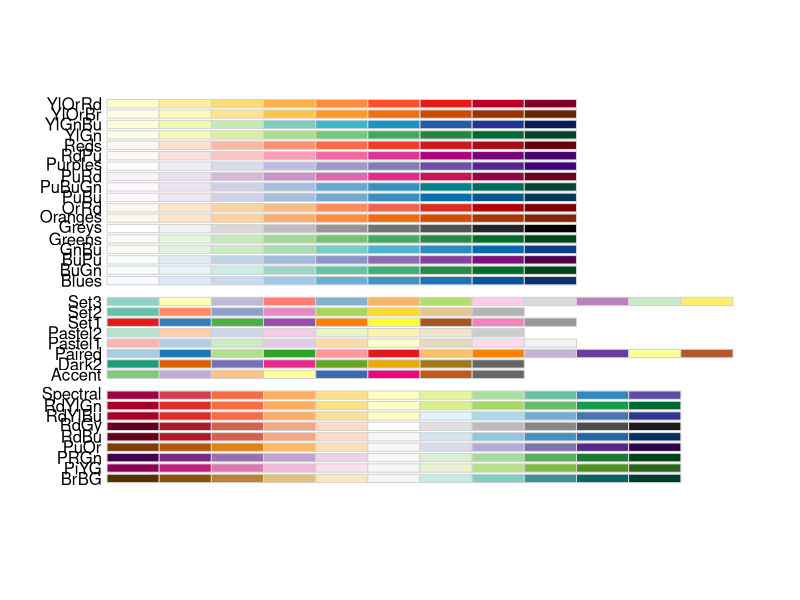
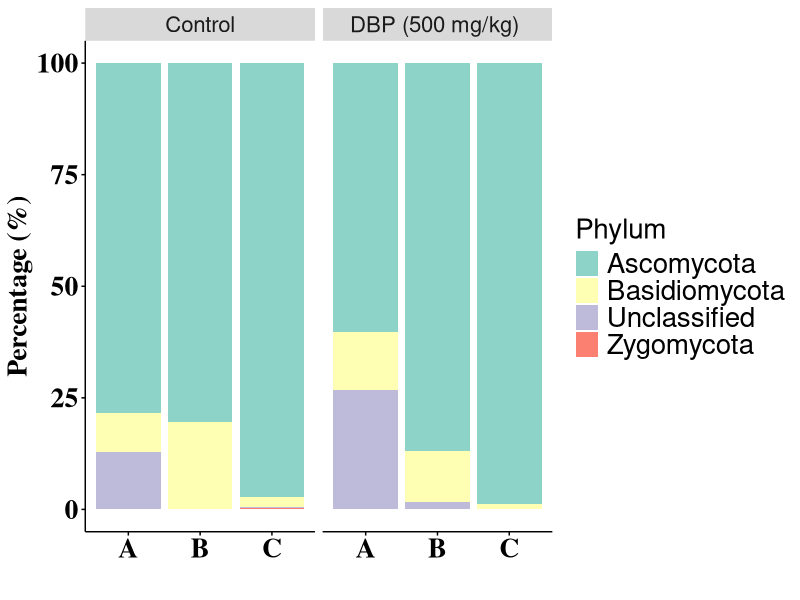

Write R code to recreate these figures, in order.
##2019.5.22
#环境样本门水平累积柱状图
getwd()
setwd("E:/桌面/ITS引物评价文章/2018.1.10 十二稿-Molcular ecology resources/文章修改文件/phylum/")
library(tidyverse)
library(ggplot2)
library(RColorBrewer)
plot_theme = theme(panel.background=element_blank(),
                   panel.grid=element_blank(),
                   axis.line.x=element_line(size=.5, colour="black"),
                   axis.line.y=element_line(size=.5, colour="black"),
                   axis.ticks=element_line(color="black"),
                   axis.text=element_text(color="black", size=20),
                   legend.position="right",
                   legend.background=element_blank(),
                   legend.key=element_blank(),
                   legend.text= element_text(size=20),
                   text=element_text(family="sans", size=20)
)
##soil.txt and endo.txt
x<-read.table(file="endo.txt",sep="\t",header=T)  
x
#长宽转化
#data = gather(x,Phylum,percentage,Ascomycota:Unclassified)
data = gather(x,Phylum,percentage,Ascomycota:Zygomycota)
data

display.brewer.all()
#cbPalette <- c("#999999", "#E69F00", "#56B4E9", "#009E73", "#F0E442", "#0072B2", "#D55E00", "#CC79A7")
#cbbPalette <- c("#000000", "#E69F00", "#56B4E9", "#009E73", "#F0E442", "#0072B2", "#D55E00", "#CC79A7")
ggplot(data, aes(x=primer, y=percentage, fill=Phylum)) +
  facet_grid(. ~ treatment,scales="free") +
  theme(legend.position="right")+
  geom_bar(position="stack", stat="identity") +
  xlab("")+ylab("Percentage (%)")+
  #scale_fill_manual(values=c("#999999", "#E69F00", "#56B4E9"))+
  #scale_fill_manual(values=cbPalette)+
  scale_fill_brewer(palette="Set3")+
  theme(axis.text= element_text(size=20, color="black", family  = "serif", face= "bold", vjust=0.5, hjust=0.5))+
  theme(axis.title = element_text(size=20, color="black", family  = "serif",face= "bold", vjust=0.5, hjust=0.5))+
  plot_theme

